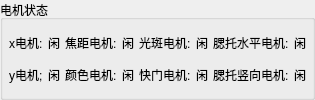
            <widget class="QGroupBox" name="groupBox_4">
             <property name="sizePolicy">
              <sizepolicy hsizetype="Preferred" vsizetype="Expanding">
               <horstretch>0</horstretch>
               <verstretch>0</verstretch>
              </sizepolicy>
             </property>
             <property name="title">
              <string>电机状态</string>
             </property>
             <layout class="QGridLayout" name="gridLayout_2">
              <property name="leftMargin">
               <number>6</number>
              </property>
              <property name="topMargin">
               <number>9</number>
              </property>
              <property name="rightMargin">
               <number>6</number>
              </property>
              <property name="bottomMargin">
               <number>9</number>
              </property>
              <property name="spacing">
               <number>5</number>
              </property>
              <item row="0" column="0">
               <widget class="QLabel" name="label_47">
                <property name="text">
                 <string>x电机:</string>
                </property>
               </widget>
              </item>
              <item row="0" column="1">
               <widget class="QLabel" name="label_stateX">
                <property name="text">
                 <string>闲</string>
                </property>
               </widget>
              </item>
              <item row="0" column="2">
               <widget class="QLabel" name="label_48">
                <property name="text">
                 <string>焦距电机:</string>
                </property>
               </widget>
              </item>
              <item row="0" column="3">
               <widget class="QLabel" name="label_stateFocus">
                <property name="text">
                 <string>闲</string>
                </property>
               </widget>
              </item>
              <item row="0" column="4">
               <widget class="QLabel" name="label_51">
                <property name="text">
                 <string>光斑电机:</string>
                </property>
               </widget>
              </item>
              <item row="0" column="5">
               <widget class="QLabel" name="label_stateSpot">
                <property name="text">
                 <string>闲</string>
                </property>
               </widget>
              </item>
              <item row="0" column="6">
               <widget class="QLabel" name="label_53">
                <property name="text">
                 <string>腮托水平电机:</string>
                </property>
               </widget>
              </item>
              <item row="0" column="7">
               <widget class="QLabel" name="label_stateChinHoz">
                <property name="text">
                 <string>闲</string>
                </property>
               </widget>
              </item>
              <item row="1" column="0">
               <widget class="QLabel" name="label_57">
                <property name="text">
                 <string>y电机;</string>
                </property>
               </widget>
              </item>
              <item row="1" column="1">
               <widget class="QLabel" name="label_stateY">
                <property name="text">
                 <string>闲</string>
                </property>
               </widget>
              </item>
              <item row="1" column="2">
               <widget class="QLabel" name="label_61">
                <property name="text">
                 <string>颜色电机:</string>
                </property>
               </widget>
              </item>
              <item row="1" column="3">
               <widget class="QLabel" name="label_stateColor">
                <property name="text">
                 <string>闲</string>
                </property>
               </widget>
              </item>
              <item row="1" column="4">
               <widget class="QLabel" name="label_55">
                <property name="text">
                 <string>快门电机:</string>
                </property>
               </widget>
              </item>
              <item row="1" column="5">
               <widget class="QLabel" name="label_stateShutter">
                <property name="text">
                 <string>闲</string>
                </property>
               </widget>
              </item>
              <item row="1" column="6">
               <widget class="QLabel" name="label_59">
                <property name="text">
                 <string>腮托竖向电机:</string>
                </property>
               </widget>
              </item>
              <item row="1" column="7">
               <widget class="QLabel" name="label_stateChinVert">
                <property name="text">
                 <string>闲</string>
                </property>
               </widget>
              </item>
             </layout>
            </widget>
